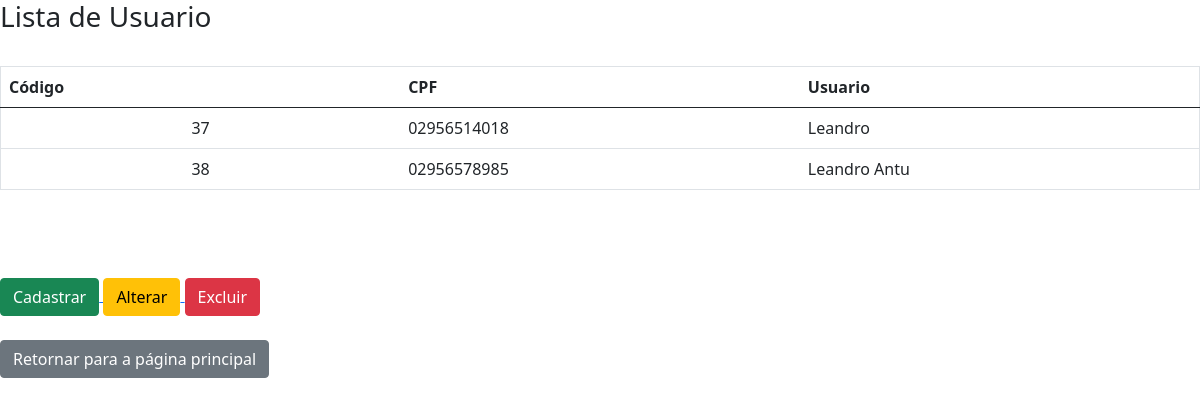
/view/listaUsuario.php, run on the app's committed database.
### tables this page shows
CREATE TABLE `usuario` (
  `codigo` smallint(6) NOT NULL,
  `nome` varchar(80) NOT NULL,
  `cpf` varchar(11) NOT NULL,
  `senha` varchar(100) NOT NULL,
  `admina` boolean not null default 0
);

### model/FabricaConexao.php (called while the page is built)
<?php
class FabricaConexao extends PDO {
  private $dbn = "mysql:host=localhost;port=3306;dbname=bancoteste";
  private $usr = "root";
  private $pwd = "";
  public $handle = null;
  function __construct() {
    try {
      if($this->handle == null) {
        $dbh = parent::__construct($this->dbn, $this->usr ,$this->pwd);
        $this->handle = $dbh;
        return $this->handle;
      }
    }
    catch(PDOException $e) {
      echo "Conexão falhou. Erro: " . $e->getMessage() . "\n";
      return false;
    }
  }
  function __destruct() {
    $this->handle = NULL;
  }
}
?>

### model/usuarioDAO.php (called while the page is built, shortened)
<?php
class usuarioDAO {
  public $p = null;
  public function __construct() {
    $this->p = new FabricaConexao();
    $this->p->exec("set names utf8");
  }
  public function Consultar($op, $param=null) {
    try {
      $items = array();
      switch($op) {
        case 1:
          $sql = "SELECT codigo, nome, cpf
          FROM `usuario`";
          break;
      }
      $stmt = $this->p->query($sql);
      while($registro = $stmt->fetch(PDO::FETCH_ASSOC, PDO::FETCH_ORI_NEXT)) {
        $p = new usuario();
        if(isset($registro["codigo"]))
          $p->codigo = $registro["codigo"];
        if(isset($registro["nome"]))
          $p->nome = $registro["nome"];
        if(isset($registro["cpf"]))
          $p->cpf = $registro["cpf"];
        if($op == 1) {
          if(isset($registro["nome"]))
            $p->codpessoa = $registro["nome"];
        }
        $items[] = $p;
      }
      return $items;
    }
    catch(PDOException $e) {
      echo "Erro: ". $e->getMessage();
    }
  }
}
?>

### model/usuario.php (called while the page is built, shortened)
<?php
class usuario {
  public function __get($propriedade) {
    return $this->$propriedade;
  }
}
?>

### controller/usuarioController.php (the view, shortened to what this page needs)
<?php
require_once("../model/FabricaConexao.php");
require_once("../model/usuario.php");
require_once("../model/usuarioDAO.php");
class usuarioController {
  public function controlaConsulta($op) {
    $DAO = new usuarioDAO();
    $lista = array();
    $numCol = 3;
    switch($op) {
      case 1:
        $lista = $DAO->Consultar(1);
        break;
    }
    if(count($lista) > 0) {
      for($i = 0; $i < count($lista); $i++) {
        $codigo = $lista[$i]->codigo;
        $nome = $lista[$i]->nome;
        $cpf  = $lista[$i]->cpf;
        echo "<tr>";
        if($codigo)
          echo "<td style=\"text-align: center;\">$codigo</td>";
        if($cpf)
          echo "<td style=\"text-align: left;\">$cpf</td>";
          if($nome)
          echo "<td style=\"text-align: left;\">$nome</td>";
        echo "</tr>";
      }
    } else{
      echo "<tr>";
      echo "<td colspan=\"$numCol\">Nenhum registro encontrado!</td>";
      echo "</tr>";
    }
  }
}
?>

### view/listaUsuario.php (style rules this page uses)
table, td, th { padding: 20px; border: 1px solid black; height: auto; width: 200px; }

### data on the page
usuario: codigo "37", cpf "02956514018", nome "Leandro"
usuario: codigo "38", cpf "02956578985", nome "Leandro Antu"
